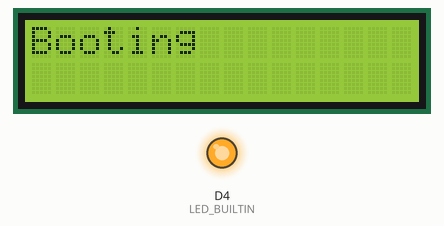
This sketch was run on a simulated ESP8266 (NodeMCU). Parts: 16×2 character LCD, output pins drawn as LEDs (lit = HIGH, except the on-board LED, lit = LOW). WiFi joins after 1.5 s; servers stay silent unless stated; not simulated (calls return 0 or success): WiFi_credentials.h; what the sketch prints to the serial monitor is not drawn.

Above: at 0.1 s.
At 2.7 s:
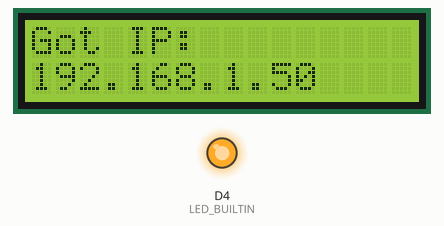
At 4.7 s:
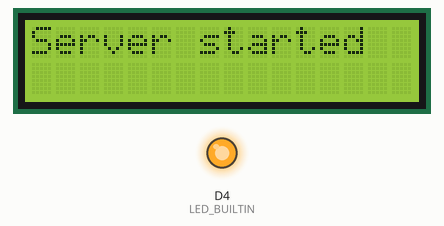
At 6.7 s:
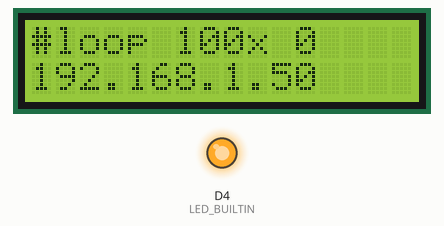
Timing chart, 0 to 40.0 s (numbered marks = the images above):
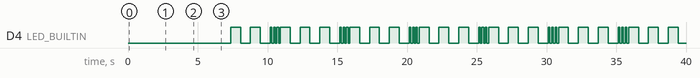

Measured:
- by itself, D4 (LED_BUILTIN): repeats every 5.0 s: LOW 0.71 s, HIGH 0.71 s, LOW 0.71 s, 3 × (HIGH 0.12 s, LOW 0.12 s), HIGH 0.71 s, LOW 0.71 s, HIGH 0.71 s
- what the display in image 1 shows lasts 2.0 s, from 2.6 s to 4.6 s
- what the display in image 2 shows lasts 1.0 s, from 4.6 s to 5.6 s

The sketch:

BasicOTA_modified___An_attempt_to_run_webserver.ino
```cpp
#include <ESP8266WiFi.h>
#include <ESP8266mDNS.h>
#include <WiFiUdp.h>
#include <ArduinoOTA.h>
#include  <ESP8266WebServer.h> //Webserver capability
#include "WiFi_credentials.h"  //Custom header file having WiFi credentials.
#include "webpageCode.h"


#ifndef STASSID
#define STASSID mySSID
#define STAPSK myPASSWORD
#endif

const char* ssid = "HEATWAVE";
const char* password = "GRANDPABBIE";
#include<LiquidCrystal_I2C.h>
LiquidCrystal_I2C lcd(0x3F, 2, 1, 0, 4, 5, 6, 7, 3, POSITIVE);


ESP8266WebServer server(80);

//Functionality for our code
#define ledPin D0
unsigned long preMillis = 0;
const long interval1 = 700;
const long interval2 = 100;
int ledState = HIGH;
//Objective: The led will glow in the pattern 700-700-700-200-200-200 //these are the delays between two successive blinks.
int switchings = 0; //The number of times we've switched the ledState . switchings/2 = number of blinks.

void webpage()
{
  server.send(200, "text/html", webpageCode);
}


void setup() {
   lcd.begin(16,2);
  pinMode(LED_BUILTIN, OUTPUT);
                        Serial.begin(115200);
                        Serial.println("Booting");
                        lcd.setCursor(0,0);
                        lcd.print("Booting");
                        delay(500); //For showing the text
  WiFi.mode(WIFI_STA);
  WiFi.begin(ssid, password);
  while (WiFi.waitForConnectResult() != WL_CONNECTED) {
    Serial.println("Connection Failed! Rebooting...");
    delay(1000);
    ESP.restart();
  }
                       lcd.setCursor(0, 0);
                       lcd.print("WiFi connected");
                       delay(500);
                       lcd.clear();
                       lcd.setCursor(0,0);
                       lcd.print("Got IP: ");
                       lcd.setCursor(0,1);
                       lcd.print(WiFi.localIP());
                       delay(2000);
                       lcd.clear();

  // Port defaults to 8266
  // ArduinoOTA.setPort(8266);

  // Hostname defaults to esp8266-[ChipID]
   //ArduinoOTA.setHostname("ESP8266_1");

  // No authentication by default
  // ArduinoOTA.setPassword("admin");

  // Password can be set with it's md5 value as well
  // MD5(admin) = 21232f297a57a5a743894a0e4a801fc3
  // ArduinoOTA.setPasswordHash("21232f297a57a5a743894a0e4a801fc3");

  ArduinoOTA.onStart([]() {
    String type;
    if (ArduinoOTA.getCommand() == U_FLASH) {
      type = "sketch";
    } else {  // U_FS
      type = "filesystem";
    }

    // NOTE: if updating FS this would be the place to unmount FS using FS.end()
    Serial.println("Start updating " + type);
  });
  ArduinoOTA.onEnd([]() {
    Serial.println("\nEnd");
  });
  ArduinoOTA.onProgress([](unsigned int progress, unsigned int total) {
    Serial.printf("Progress: %u%%\r", (progress / (total / 100)));
  });
  ArduinoOTA.onError([](ota_error_t error) {
    Serial.printf("Error[%u]: ", error);
    if (error == OTA_AUTH_ERROR) {
      Serial.println("Auth Failed");
    } else if (error == OTA_BEGIN_ERROR) {
      Serial.println("Begin Failed");
    } else if (error == OTA_CONNECT_ERROR) {
      Serial.println("Connect Failed");
    } else if (error == OTA_RECEIVE_ERROR) {
      Serial.println("Receive Failed");
    } else if (error == OTA_END_ERROR) {
      Serial.println("End Failed");
    }
  });
  ArduinoOTA.begin();
  Serial.println("Ready");
  Serial.print("IP address: ");
  Serial.println(WiFi.localIP());


server.on("/", webpage);
server.begin();


  server.begin();
  Serial.println("HTTP server started");
  lcd.home();
  lcd.print("Server started");
  delay(1000);
  lcd.clear();

  lcd.setCursor(0,0);
  lcd.print("setup done");
  delay(1000);
}

long loopcount = 0;
short tenLoop = 0;


void loop() {
  ArduinoOTA.handle();
  server.handleClient();

  if(switchings < 6)
  {
  if(millis() - preMillis >= interval1)
  {
    preMillis = millis();
    ledState = not(ledState);
    digitalWrite(LED_BUILTIN, ledState);
    switchings++;

  }
  }
  else if(switchings < 12)
  {
    if(millis() - preMillis >= interval2)
    {
      preMillis = millis();
      ledState = not(ledState);
      digitalWrite(LED_BUILTIN, ledState);
      switchings++;
    }
  }
  else
  {
    switchings = 0;
  }
  lcd.setCursor(0,0);
  lcd.print("#loop 100x");
  tenLoop++;
  if(tenLoop==100)
  {
    tenLoop = 0;
    loopcount++;
    if(loopcount%10==0)
    {
      lcd.setCursor(0,1);
      lcd.print("                ");

    }
  }
   lcd.setCursor(11, 0);
   lcd.print(loopcount);
   lcd.setCursor(0,1);
   lcd.print(WiFi.localIP());
}
```

webpageCode.h
```cpp
const char webpageCode[] =
R"=====(
<!DOCTYPE html>
<html>
<!-------------------------C S S--------------------------->
<head>
  <style>
  #btn
  {
    display: inline;
    text-decoration: none;
    background: red;
    color(rgba(0, 0, 255, 0.7);
    font: 80px calibri;
    border-radius: 50%;
    box-shadow: 0px 0px 10px 15px #000000;
    border: solid 10px rgba(255, 255, 0, 0.9);
    cursor: pointer;
  }
  body
  {
    font-family: "Calibri"; background-color: grey
  }
  h1
  {
    color: whitesmoke;
    text-align:center;
    font-size:50px;
   }
  </style>
</head>
<!-------------------------H  T M  L ------------>
<body>
<h1>
  ESP8266 Webpage
  Why don't we see any change for the style functionalities?
</h1>
</body>
</html>
)=====";
```
